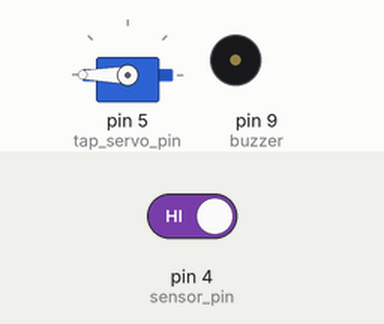
The sketch below on a simulated Arduino Uno, built with avr-gcc and run on an emulated ATmega328P. On the bench: servo, buzzer (waves = sounding). The inputs (shaded band) are chosen by the test bench; at power-on: pin 4 (sensor_pin) HIGH.

Above: at 2.8 s.
2.9 s: pin 4 (sensor_pin) driven LOW
At 3.4 s:
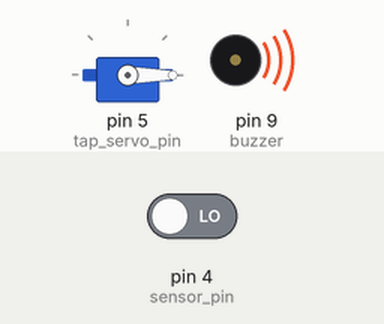
At 5.3 s:
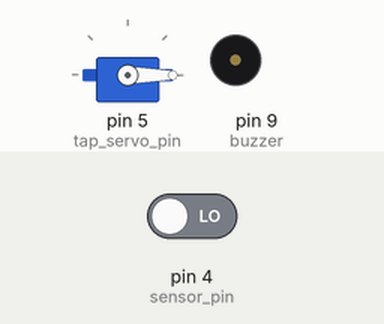
Timing chart, 0 to 6.8 s (numbered marks = the images above; inputs shaded):
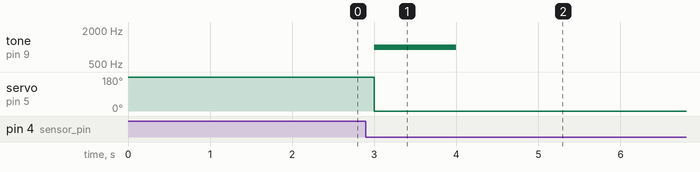

The sketch:

IncentiveAscent.ino
```cpp
#include <Servo.h>

Servo tap_servo;

int sensor_pin = 4;
int tap_servo_pin = 5;
int val;

const int buzzer = 9;

void setup() {
  pinMode(sensor_pin, INPUT);
  tap_servo.attach(tap_servo_pin);
  pinMode(buzzer, OUTPUT);
  Serial.begin(9600);
}

void loop() {
  val = digitalRead(sensor_pin);

  if (val == 0) {
    tap_servo.write(0);
    tone(buzzer, 1000);
    delay(1000);
    noTone(buzzer);
    delay(10000);
  }

  if (val == 1) {
    tap_servo.write(180);
    delay(1000);
  }
}
```

Measured:
- after the input at 2.9 s, tone on pin 9 (buzzer): silent → 1000 Hz after 0.10 s, → silent 1.0 s later; servo on pin 5 (tap_servo_pin): 180° → 0° after 0.10 s
